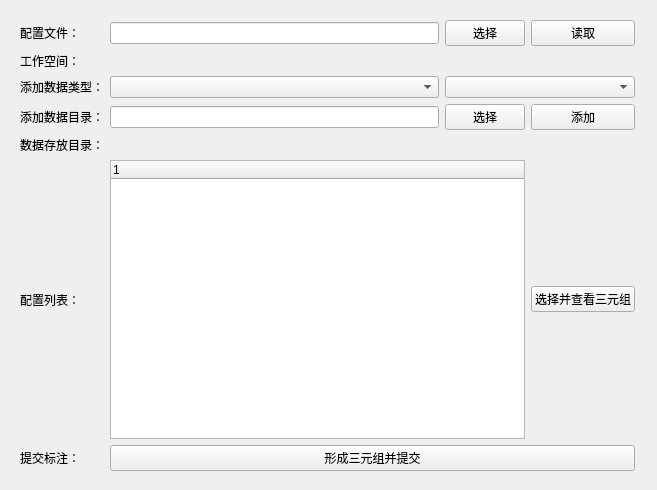
<?xml version="1.0" encoding="UTF-8"?>
<ui version="4.0">
 <class>tupleview</class>
 <widget class="QWidget" name="tupleview">
  <property name="geometry">
   <rect>
    <x>0</x>
    <y>0</y>
    <width>657</width>
    <height>490</height>
   </rect>
  </property>
  <property name="windowTitle">
   <string>TupleView</string>
  </property>
  <widget class="QWidget" name="gridLayoutWidget">
   <property name="geometry">
    <rect>
     <x>20</x>
     <y>20</y>
     <width>621</width>
     <height>451</height>
    </rect>
   </property>
   <layout class="QGridLayout" name="gridLayout">
    <item row="0" column="0">
     <widget class="QLabel" name="label">
      <property name="text">
       <string>配置文件：</string>
      </property>
     </widget>
    </item>
    <item row="0" column="1">
     <widget class="QLineEdit" name="config_path"/>
    </item>
    <item row="0" column="3">
     <widget class="QPushButton" name="config_read_button">
      <property name="text">
       <string>读取</string>
      </property>
     </widget>
    </item>
    <item row="9" column="1" colspan="4">
     <widget class="QLabel" name="data_save_folder">
      <property name="text">
       <string/>
      </property>
     </widget>
    </item>
    <item row="11" column="0">
     <widget class="QLabel" name="label_2">
      <property name="text">
       <string>配置列表：</string>
      </property>
     </widget>
    </item>
    <item row="13" column="0">
     <widget class="QLabel" name="label_4">
      <property name="text">
       <string>提交标注：</string>
      </property>
     </widget>
    </item>
    <item row="1" column="1" colspan="3">
     <widget class="QLabel" name="workspace_path">
      <property name="text">
       <string/>
      </property>
     </widget>
    </item>
    <item row="1" column="0">
     <widget class="QLabel" name="label_8">
      <property name="text">
       <string>工作空间：</string>
      </property>
     </widget>
    </item>
    <item row="7" column="2">
     <widget class="QPushButton" name="select_data_folder">
      <property name="text">
       <string>选择</string>
      </property>
     </widget>
    </item>
    <item row="9" column="0">
     <widget class="QLabel" name="label_9">
      <property name="text">
       <string>数据存放目录：</string>
      </property>
     </widget>
    </item>
    <item row="7" column="0">
     <widget class="QLabel" name="label_3">
      <property name="text">
       <string>添加数据目录：</string>
      </property>
     </widget>
    </item>
    <item row="0" column="2">
     <widget class="QPushButton" name="config_select_button">
      <property name="text">
       <string>选择</string>
      </property>
     </widget>
    </item>
    <item row="3" column="0">
     <widget class="QLabel" name="label_5">
      <property name="text">
       <string>添加数据类型：</string>
      </property>
     </widget>
    </item>
    <item row="7" column="1">
     <widget class="QLineEdit" name="add_data_folder"/>
    </item>
    <item row="13" column="1" colspan="3">
     <widget class="QPushButton" name="put_tuple_button">
      <property name="text">
       <string>形成三元组并提交</string>
      </property>
     </widget>
    </item>
    <item row="3" column="1">
     <widget class="QComboBox" name="comboBox"/>
    </item>
    <item row="7" column="3">
     <widget class="QPushButton" name="add_data_button">
      <property name="text">
       <string>添加</string>
      </property>
     </widget>
    </item>
    <item row="3" column="2" colspan="2">
     <widget class="QComboBox" name="comboBox_2"/>
    </item>
    <item row="11" column="3">
     <widget class="QPushButton" name="look_tuple_button">
      <property name="text">
       <string>选择并查看三元组</string>
      </property>
     </widget>
    </item>
    <item row="11" column="1" colspan="2">
     <widget class="QTreeWidget" name="treeWidget"/>
    </item>
   </layout>
  </widget>
 </widget>
 <resources/>
 <connections/>
</ui>
